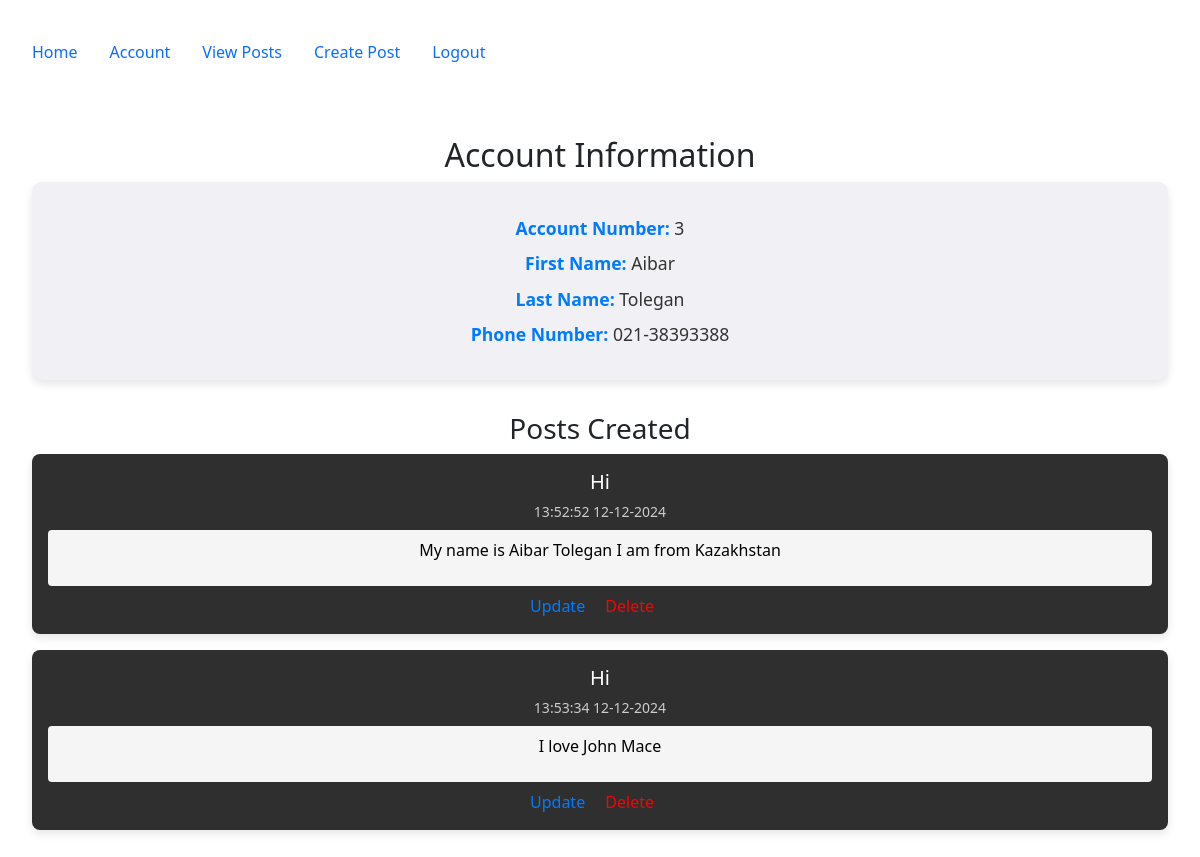
The app's page /account (signed in) with its own data.
### config.py (models this page shows, shortened)
class User(db.Model, UserMixin):
    __tablename__ = 'users'
    id = db.Column(db.Integer, primary_key=True)
    email = db.Column(db.String(100), nullable=False, unique=True)
    password = db.Column(db.String(128), nullable=False)
    firstname = db.Column(db.String(100), nullable=False)
    lastname = db.Column(db.String(100), nullable=False)
    phone = db.Column(db.String(100), nullable=False)
    mfa_key = db.Column(db.String(32), nullable=False, default='')
    salt = db.Column(db.String(44), nullable=False,default=lambda: base64.urlsafe_b64encode(os.urandom(32)).decode('utf-8'))
    mfa_enabled = db.Column(db.Boolean, nullable=False, default=False)
    role = db.Column(db.String(50), nullable=False, default='end_user')
    posts = db.relationship("Post", order_by=Post.id, back_populates="user")
    log = db.relationship("Log", uselist=False, back_populates="user", cascade="all, delete-orphan")

class Post(db.Model):
   __tablename__ = 'posts'
   id = db.Column(db.Integer, primary_key=True)
   userid = db.Column(db.Integer, db.ForeignKey('users.id', ondelete="CASCADE"), nullable=False)
   created = db.Column(db.DateTime, nullable=False, default=datetime.utcnow)
   title_encrypted = db.Column(db.LargeBinary, nullable=False)
   body_encrypted = db.Column(db.LargeBinary, nullable=False)
   user = db.relationship("User", back_populates="posts")
   @staticmethod
   def derive_key(salt):
       return base64.urlsafe_b64encode(salt.encode('utf-8').ljust(32)[:32])
   @staticmethod
   def decrypt(data, key):
       fernet = Fernet(key)
       return fernet.decrypt(data).decode('utf-8')

### accounts/views.py (the view)
@accounts_bp.route('/account')
@login_required
def account():
    user = current_user
    encryption_key = Post.derive_key(user.salt)
    user_posts = []
    posts_query = Post.query.filter_by(userid=user.id).all()
    for post in posts_query:
        try:
            decrypted_post = {
                "id": post.id,
                "title": Post.decrypt(post.title_encrypted, encryption_key),
                "body": Post.decrypt(post.body_encrypted, encryption_key),
                "created": post.created,
            }
            user_posts.append(decrypted_post)
        except Exception as e:
            print(f"Failed to decrypt post ID {post.id}: {e}")
    return render_template('accounts/account.html', user=user, posts=user_posts)

### app.py (called while the page is built, shortened)
@login_manager.user_loader
def load_user(user_id):
    return User.query.get(int(user_id))

@app.before_request
def restrict_access_and_waf_function_name():
    excluded_routes = ['firewall_error', 'static', 'accounts.mfa_setup']
    if request.endpoint in excluded_routes:
        return
    path = request.path
    query = request.query_string.decode("utf-8")
    combined_request_data = f"{path} {query}"
    print(f"Combined Request Data: {combined_request_data}")
    for attack_type, pattern in waf_rules.items():
        if pattern.search(combined_request_data):
            matched_data = pattern.findall(combined_request_data)
            print(f"Detected Attack Type: {attack_type} | Matched Data: {matched_data}")
            flash(f"Attack detected: {attack_type}", "danger")
            return redirect(url_for('firewall_error', attack_type=attack_type))

### templates/accounts/account.html (shortened to what this page needs)
{% extends "base.html" %}
{% block content %}
<h2>Account Information</h2>
{% if user.is_authenticated %}
    <div class="account-info">
        <p><strong>Account Number:</strong> {{ user.id }}</p>
        <p><strong>First Name:</strong> {{ user.firstname }}</p>
        <p><strong>Last Name:</strong> {{ user.lastname }}</p>
        <p><strong>Phone Number:</strong> {{ user.phone }}</p>
    </div>
    <h3>Posts Created</h3>
    <div class="post-container">
        {% if posts %}
            {% for post in posts %}
                <div class="post-card">
                    <h4>{{ post.title }}</h4>
                    <small>{{ post.created.strftime('%H:%M:%S %d-%m-%Y') }}</small>
                    <div class="post-body">
                        <p>{{ post.body }}</p>
                    </div>
                    <div class="post-actions">
                        <a href="{{ url_for('posts.update', id=post.id) }}">Update</a>
                        <a href="{{ url_for('posts.delete', id=post.id) }}" style="color: red;">Delete</a>
                    </div>
                </div>
            {% endfor %}
        {% else %}
            <p>No posts available.</p>
        {% endif %}
    </div>
{% else %}
    <p>You must be logged in to view account details.</p>
{% endif %}
{% endblock %}

### templates/accounts/account.html (style rules this page uses)
.account-info { background-color: #f0f0f5; color: #333; padding: 1.5em; border-radius: 10px; box-shadow: 0 4px 8px rgba(0, 0, 0, 0.1); margin-bottom: 2em; }
.account-info p { font-size: 1.1em; margin: 0.5em 0; }
.account-info strong { color: #007bff; }
.post-container { display: flex; flex-direction: column; gap: 1em; }
.post-card { background-color: #2f2f2f; color: white; padding: 1em; border-radius: 8px; box-shadow: 0 4px 8px rgba(0, 0, 0, 0.1); }
.post-card h4 { margin: 0; font-size: 1.25em; }
.post-card small { display: block; margin-top: 0.5em; color: #ccc; }
.post-body { background-color: #f5f5f5; color: black; padding: 0.5em; border-radius: 4px; margin-top: 0.5em; }
.post-actions { margin-top: 0.5em; }
.post-actions a { color: #007bff; text-decoration: none; margin-right: 1em; }

### records on screen
User: id "3", firstname "Aibar", lastname "Tolegan", phone "021-38393388"
Post: created "13:52:52 12-12-2024"
Post: created "13:53:34 12-12-2024"

### other values on screen
{{ post.title }} "Hi" "Hi"
{{ post.body }} "My name is Aibar Tolegan I am from Kazakhstan" "I love John Mace"
